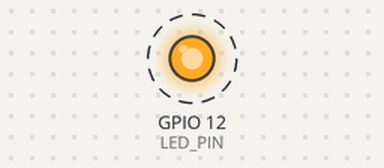
A program run on a simulated ESP32. Parts: output pins drawn as LEDs (lit = HIGH). Dashed ring = blinking. What the program prints to the serial monitor is not drawn.

Above: at 0.5 s.
Timing chart, 0 to 4.6 s (numbered marks = the images above):
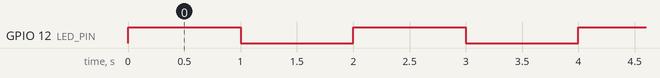

The program:

main.cpp
```cpp
/*
  * Exercício de utilização de semáforos de múltipla exclusão (mutex)

  * O objetivo é poermitir que somente uma task (de duas tasks com diferentes prioridades)
  *tenham aceso a uma funcionalidade específica (de impressão da task) por vez

  * Nesse caso, os semáforos estão sendo usados para SINCRONIZAÇÂO de tarefas
*/

/* Biblioteca Arduino*/
#include <Arduino.h>

/* Uso da API do freeRTOS*/
#include <freertos/FreeRTOS.h>
#include <freertos/task.h>
#include <freertos/queue.h>

/* Defines*/
#define LED_PIN 12

/* Prototype de recurso de impressão*/
void vImprimeTask(char i);

/* Prototypes das tasks */
void vTaskA(void *pvParameters);
void vTaskB(void *pvParameters);


/* Handles das tasks*/
TaskHandle_t xHandleTaskA = NULL;
TaskHandle_t xHandleTaskB = NULL;

/* Handles de semáforos*/
SemaphoreHandle_t xHandleSemaphoreMutex = NULL;

void setup() {

  // Configuração do monitor serial
  Serial.begin(115200);

  // Configuração do pino de LED
  pinMode(LED_PIN, OUTPUT);

  // Criação ds semáforo mutex
  xHandleSemaphoreMutex = xSemaphoreCreateMutex();
  if(xHandleSemaphoreMutex == NULL){
    Serial.println("Erro na criação do semaforo 1");
    while(1);
  }

  // Criação das tasks
  if(xTaskCreate(vTaskA, "TASK A", configMINIMAL_STACK_SIZE + 1024, NULL, 1, &xHandleTaskA) != pdPASS){
    Serial.println("Falha na criação da TASK1");
    while(1);
  }
  if(xTaskCreate(vTaskB, "TASK B", configMINIMAL_STACK_SIZE + 1024, NULL, 2, &xHandleTaskB) != pdPASS){
    Serial.println("Falha na criação da TASK1");
    while(1);
  }
}

void loop() {

  // Acendimento de LED
  digitalWrite(LED_PIN, !digitalRead(LED_PIN));
  vTaskDelay(pdMS_TO_TICKS(1000));
}

/* Definição de função auxiliar*/
void vImprimeTask(char i){

  // Task bloqueada, aguardando pela liberação do mutex
  xSemaphoreTake(xHandleSemaphoreMutex, portMAX_DELAY);

  // Impressão da task que está utilizando o recurso de impressão
  Serial.println("Turn: Task " + String(i));

  // Devolução do semáfoto, task passa novamente para o estado bloqueada
  xSemaphoreGive(xHandleSemaphoreMutex);

  /*
    * Caso não haja esse delay (pode ser menor que 500ms) ocorre STARVATION
    * Task é novamente executada e, tendo maior prioridade que as demais, as demais não são executadas
    * Por fim, o delay garante a execução das demais tasks com menos prioridade e que utilizam do
    *recurso gerenciado pelo mutex
  */
  vTaskDelay(pdMS_TO_TICKS(500));
}

/* Definição das Tasks*/
void vTaskA(void *pvParameters){

  char task = 'A';

  while(1){

    // Obtenção do semáforo desbloqueado, imprime-se a task
    vImprimeTask(task);

  }
}

void vTaskB(void *pvParameters){

  char task = 'B';

  while(1){

    // Obtenção do semáforo desbloqueado, imprime-se a task
    vImprimeTask(task);

  }
}
```

Measured:
- by itself, GPIO 12 (LED_PIN): alternates HIGH for 1.0 s and LOW for 1.0 s
